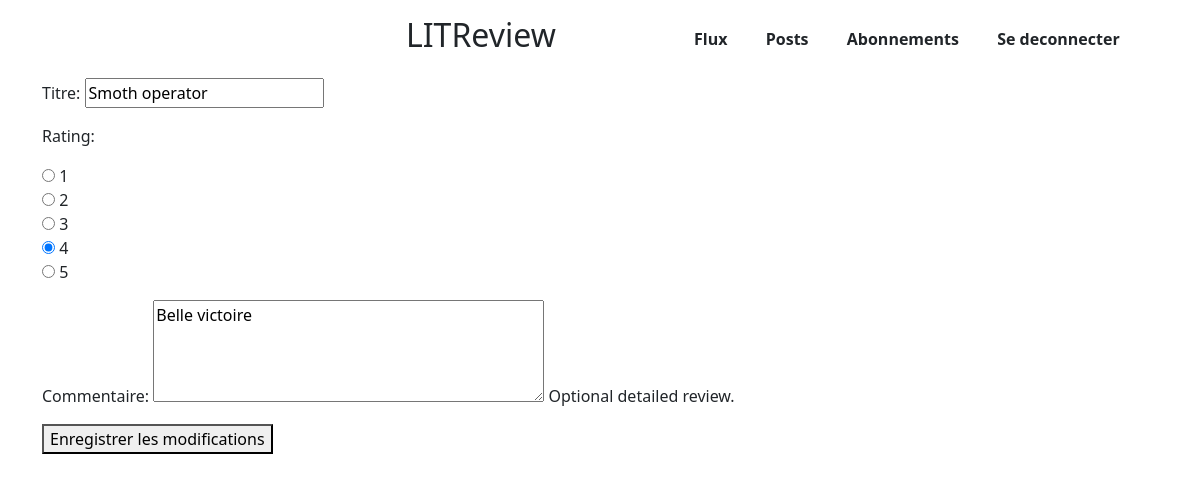
The page /edit_review/3/ (signed in) on the database as committed earlier.
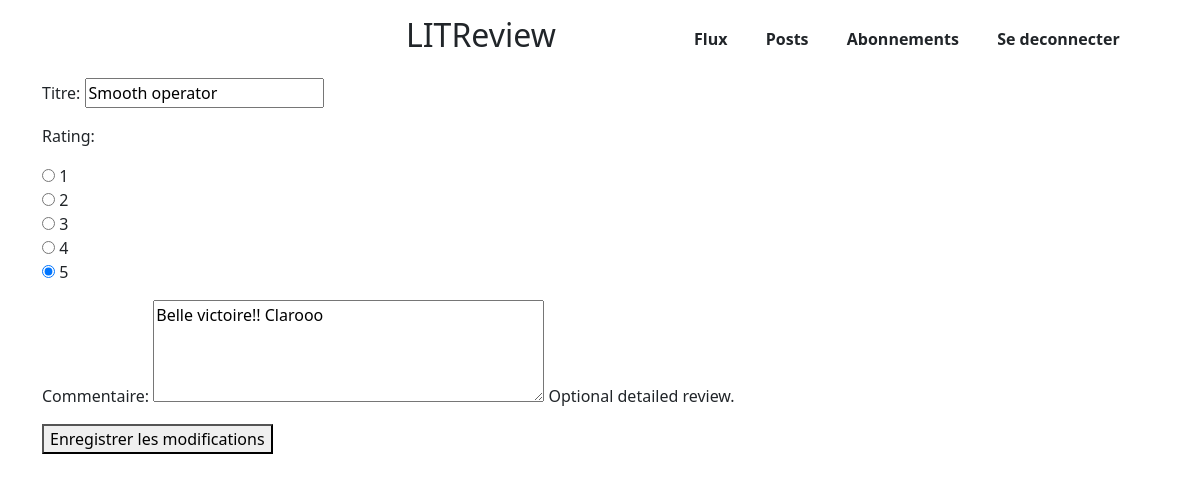
The same page on the database as committed later.
### critiques/models.py (models this page shows, shortened)
class Review(models.Model):
    ticket = models.ForeignKey(
        to=Ticket, on_delete=models.CASCADE, related_name="reviews"
    )
    rating = models.PositiveSmallIntegerField(
        validators=[MinValueValidator(0), MaxValueValidator(5)]
    )
    headline = models.CharField(max_length=128)
    body = models.TextField(
        max_length=8192, blank=True, help_text="Optional detailed review."
    )
    time_created = models.DateTimeField(auto_now_add=True)
    user = models.ForeignKey(
        to=settings.AUTH_USER_MODEL, on_delete=models.CASCADE, related_name="reviews"
    )
    class Meta:
        ordering = ["-time_created"]  # Ordering reviews by the most recent first.

### critiques/views.py (the view)
# urls.py: path("edit_review/<int:review_id>/", edit_review, name="edit_review"),
@login_required
def edit_review(request, review_id):
    review = get_object_or_404(Review, pk=review_id)
    if request.method == "POST":
        form = ReviewForm(request.POST, request.FILES, instance=review)
        if form.is_valid():
            form.save()
            return redirect("flux")
    else:
        form = ReviewForm(instance=review)
    return render(request, "edit_critic.html", {"form": form, "review": review})

### critiques/forms.py
class ReviewForm(forms.ModelForm):
    RATING_CHOICES = [(i, str(i)) for i in range(1, 6)]
    rating = forms.ChoiceField(choices=RATING_CHOICES, widget=forms.RadioSelect)
    class Meta:
        model = Review
        fields = ["headline", "rating", "body"]
        widgets = {
            "headline": forms.TextInput(attrs={"placeholder": "Titre de votre avis"}),
            "body": forms.Textarea(
                attrs={"rows": 4, "placeholder": "Détails de votre avis"}
            ),
        }
        labels = {
            "headline": "Titre",
            "rating": "Note (1-5)",
            "body": "Commentaire",
        }

### critiques/templates/edit_critic.html (shortened to what this page needs)
{% extends "base.html" %}
{% load static %}
{% block content %}
<div class="container">
    <form action="" method="post" enctype="multipart/form-data">
    {{ form.as_p }}
    <button type="submit">Enregistrer les modifications</button>
</form>
</div>
{% endblock %}

Rows that differ between the two databases and show on the page:
changed Review: headline "Smoth operator" → "Smooth operator"; rating "☐ 1 ☐ 2 ☐ 3 ☑ 4 ☐ 5" → "☐ 1 ☐ 2 ☐ 3 ☐ 4 ☑ 5"; body "Belle victoire" → "Belle victoire!! Clarooo"
